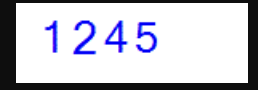
#> input picture pvi-qlcd-playwright/capcha-resolver/example/1245.png, 258 x 90 px
$ python solve.py example/1245.png
#> lines starting #> are read from the running program, lines starting #| are printed output that depends on the picture; after the words box and inside, x2 and y2 are one past the last pixel; in counts of white or black regions, pixels touching at a corner belong together
"""Đọc captcha 4 chữ số của qlcd.pvi.com.vn.

Dùng: python3 solve.py <đường-dẫn-ảnh>
In ra 4 chữ số, hoặc chuỗi rỗng nếu không đọc được.

Cần: tesseract-ocr, pillow, numpy.
"""

import sys
from collections import Counter

import numpy as np
import pytesseract
from PIL import Image

WHITELIST = "0123456789"

# Bốn cấu hình cùng đạt 11/11 trên bộ ảnh ở example/. Chạy cả bốn rồi lấy kết
# quả nhiều phiếu nhất — một cấu hình lệch trên ảnh lạ thì ba cấu hình kia giữ.
CONFIGS = [(60, 2, 8), (60, 2, 13), (60, 5, 8), (60, 5, 13)]


def to_mask(img: Image.Image, threshold: int) -> Image.Image:
    """Chữ và sọc viền đều xanh, nền trắng — hiệu B−R bền hơn ngưỡng xám."""
    a = np.asarray(img.convert("RGB")).astype(int)
    return Image.fromarray(
        np.where(a[:, :, 2] - a[:, :, 0] > threshold, 0, 255).astype(np.uint8), mode="L"
    )


def drop_bars(mask: Image.Image, fill_ratio: float = 0.6) -> Image.Image:
    """Sọc viền phủ gần trọn một chiều, chữ số thì không."""
    a = np.asarray(mask).copy()
    dark = a < 128
    a[:, dark.sum(axis=0) / a.shape[0] > fill_ratio] = 255
    a[dark.sum(axis=1) / a.shape[1] > fill_ratio, :] = 255
    return Image.fromarray(a, mode="L")


def crop_to_content(mask: Image.Image, pad: int = 12) -> Image.Image:
    a = np.asarray(mask)
    rows = np.where((a < 128).any(axis=1))[0]
    cols = np.where((a < 128).any(axis=0))[0]
    if rows.size == 0 or cols.size == 0:
        return mask
    glyphs = mask.crop((cols[0], rows[0], cols[-1] + 1, rows[-1] + 1))
    out = Image.new("L", (glyphs.width + pad * 2, glyphs.height + pad * 2), 255)
    out.paste(glyphs, (pad, pad))
    return out


def prepare(img: Image.Image, threshold: int, factor: int) -> Image.Image:
    mask = crop_to_content(drop_bars(to_mask(img, threshold)))
    big = mask.resize((mask.width * factor, mask.height * factor), Image.LANCZOS)
    # LANCZOS làm mép nhoè thành xám và Tesseract đọc nhầm 8 thành 9.
    return big.point(lambda v: 0 if v < 160 else 255)


def solve(path: str) -> str:
#> called with path = 'example/1245.png'
    img = Image.open(path)
#> img is the input picture: PIL image 258x90 RGBA; mean R, G, B, A 196.8, 196.7, 206.2, 255
    votes = Counter()
    for threshold, factor, psm in CONFIGS:
        text = pytesseract.image_to_string(
            prepare(img, threshold, factor),
            config=f"--psm {psm} -c tessedit_char_whitelist={WHITELIST}",
        ).strip().replace("\n", "")
        if len(text) == 4:
            votes[text] += 1
#> this loop made 1 pass
#> pass 1, in drop_bars, `a = np.asarray(mask).copy()`:
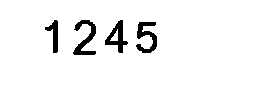
#> a: shape (90, 258); 95% white; 4 black regions, box (x1, y1, x2, y2) and area: (73, 20, 96, 55) 347, (136, 22, 157, 53) 324, (105, 20, 128, 53) 304, (45, 20, 58, 53) 197
#> pass 1, in crop_to_content, `glyphs = mask.crop((cols[0], rows[0], cols[-1] + 1, rows[-1] + 1))`:
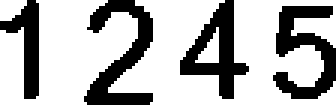
#> glyphs: PIL image 112x35 L (shown 3 times larger); 70.1% white; 4 black regions, box (x1, y1, x2, y2) and area: (28, 0, 51, 35) 347, (91, 2, 112, 33) 324, (60, 0, 83, 33) 304, (0, 0, 13, 33) 197
#> after the loop, votes = 0 items
    return votes.most_common(1)[0][0] if votes else ""


if __name__ == "__main__":
    if len(sys.argv) < 2:
        sys.exit("Thiếu đường dẫn ảnh.")
    print(solve(sys.argv[1]))
#> (the call stopped at in solve, `text = pytesseract.image_to_string( prepare(img, threshold, factor), c..`: pytesseract is not available in this run)

$ run again, on pvi-qlcd-playwright/capcha-resolver/example/4339.png
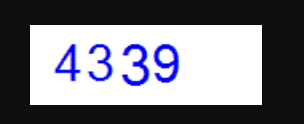
#> input picture pvi-qlcd-playwright/capcha-resolver/example/4339.png, 304 x 124 px
#> in solve, img is the input picture: PIL image 304x124 RGBA; mean R, G, B, A 122.7, 122.6, 132.2, 255
#> the loop in solve, `for threshold, factor, psm in CONFIGS:` made 1 pass
#> pass 1, in drop_bars, `a = np.asarray(mask).copy()`:
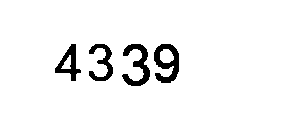
#> a: shape (124, 304); 95.2% white; 4 black regions, box (x1, y1, x2, y2) and area: (154, 44, 179, 83) 540, (122, 44, 150, 86) 512, (55, 44, 81, 81) 378, (89, 44, 113, 81) 378
#> pass 1, in crop_to_content, `glyphs = mask.crop((cols[0], rows[0], cols[-1] + 1, rows[-1] + 1))`:
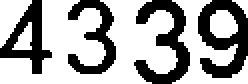
#> glyphs: PIL image 124x42 L (shown 2 times larger); 65.3% white; 4 black regions, box (x1, y1, x2, y2) and area: (99, 0, 124, 39) 540, (67, 0, 95, 42) 512, (0, 0, 26, 37) 378, (34, 0, 58, 37) 378
#> after the loop in solve, `for threshold, factor, psm in CONFIGS:`: votes = 0 items

$ run again, on pvi-qlcd-playwright/capcha-resolver/example/4343.png
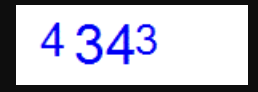
#> input picture pvi-qlcd-playwright/capcha-resolver/example/4343.png, 258 x 92 px
#> in solve, img is the input picture: PIL image 258x92 RGBA; mean R, G, B, A 188.6, 188.6, 201.8, 255
#> the loop in solve, `for threshold, factor, psm in CONFIGS:` made 1 pass
#> pass 1, in drop_bars, `a = np.asarray(mask).copy()`:
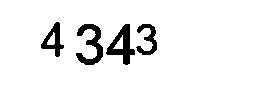
#> a: shape (92, 258); 93.2% white; 4 black regions, box (x1, y1, x2, y2) and area: (106, 24, 135, 65) 510, (76, 24, 103, 65) 496, (41, 22, 64, 57) 328, (136, 24, 157, 55) 291
#> pass 1, in crop_to_content, `glyphs = mask.crop((cols[0], rows[0], cols[-1] + 1, rows[-1] + 1))`:
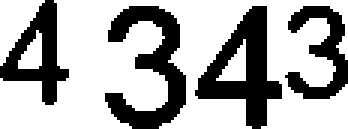
#> glyphs: PIL image 116x43 L (shown 3 times larger); 67.4% white; 4 black regions, box (x1, y1, x2, y2) and area: (65, 2, 94, 43) 510, (35, 2, 62, 43) 496, (0, 0, 23, 35) 328, (95, 2, 116, 33) 291
#> after the loop in solve, `for threshold, factor, psm in CONFIGS:`: votes = 0 items

$ run again, on pvi-qlcd-playwright/capcha-resolver/example/5187.png
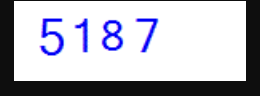
#> input picture pvi-qlcd-playwright/capcha-resolver/example/5187.png, 260 x 96 px
#> in solve, img is the input picture: PIL image 260x96 RGBA; mean R, G, B, A 183.5, 183.5, 192.8, 255
#> the loop in solve, `for threshold, factor, psm in CONFIGS:` made 1 pass
#> pass 1, in drop_bars, `a = np.asarray(mask).copy()`:
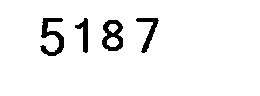
#> a: shape (96, 260); 95.1% white; 4 black regions, box (x1, y1, x2, y2) and area: (40, 18, 64, 56) 401, (102, 20, 123, 51) 369, (136, 18, 159, 53) 249, (75, 18, 88, 53) 203
#> pass 1, in crop_to_content, `glyphs = mask.crop((cols[0], rows[0], cols[-1] + 1, rows[-1] + 1))`:
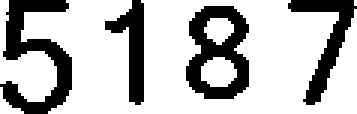
#> glyphs: PIL image 119x38 L (shown 3 times larger); 73% white; 4 black regions, box (x1, y1, x2, y2) and area: (0, 0, 24, 38) 401, (62, 2, 83, 33) 369, (96, 0, 119, 35) 249, (35, 0, 48, 35) 203
#> after the loop in solve, `for threshold, factor, psm in CONFIGS:`: votes = 0 items
